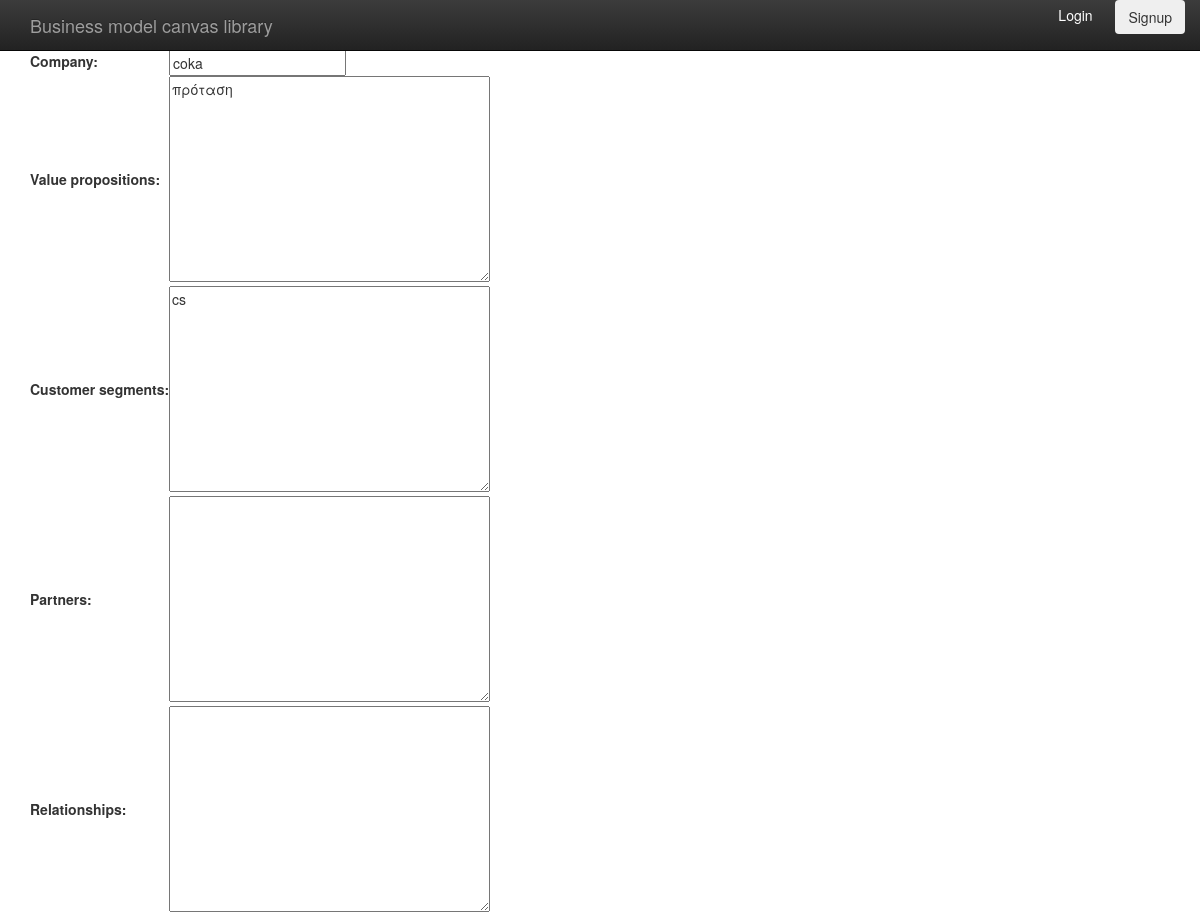
Page /canvas/1/update (upper part) on the earlier database version.
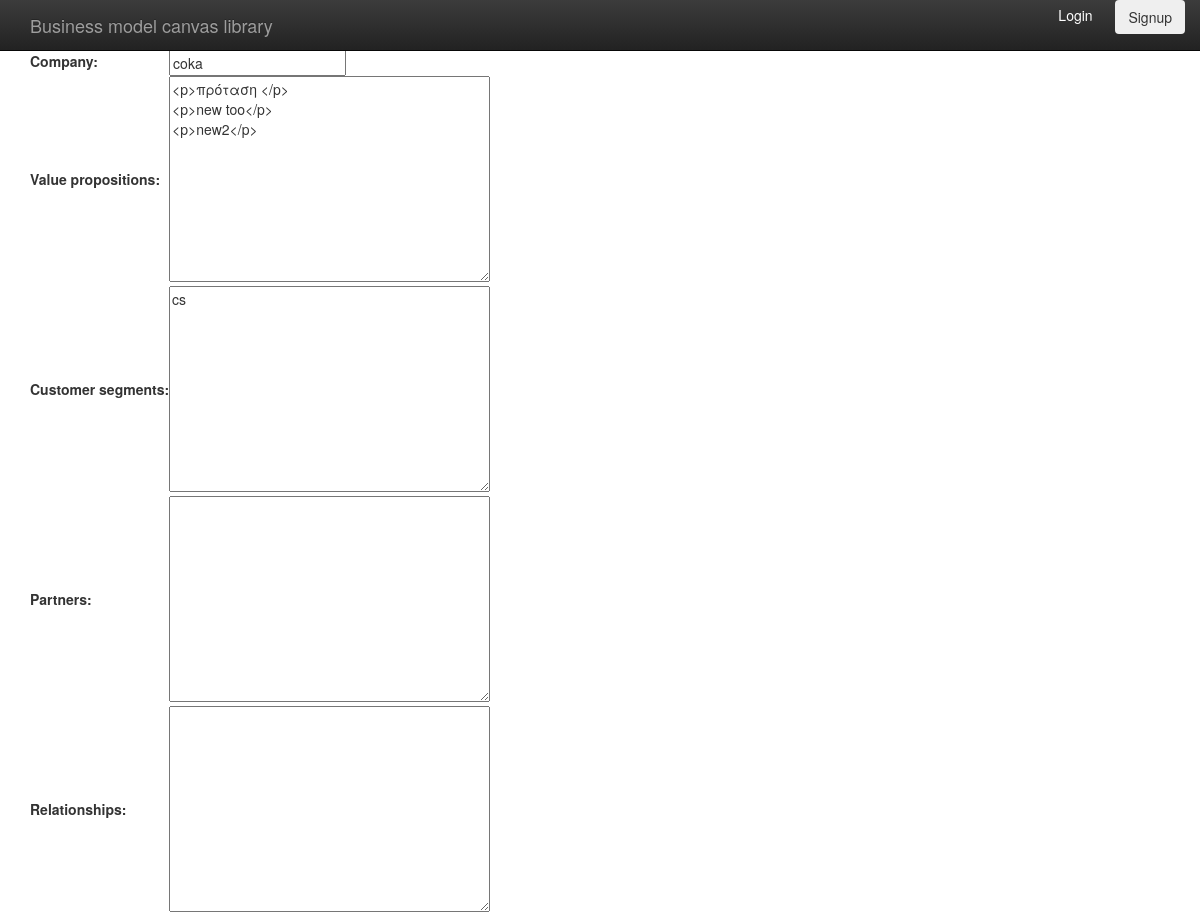
Same page on the later database version.
### app/models.py (models this page shows, shortened)
class Canvas(models.Model):
    l = 200
    company = models.CharField(max_length=30)
    originalauthor = models.ForeignKey(User)
    upvotes = models.IntegerField(default=0)
    downvotes = models.IntegerField(default=0)
    value_propositions = models.TextField(blank=True)
    customer_segments = models.TextField(blank=True)
    partners = models.TextField(blank=True)
    relationships = models.TextField(blank=True)
    channels = models.TextField(blank=True)
    activities = models.TextField(blank=True)
    resources = models.TextField(blank=True)
    revenue = models.TextField(blank=True)
    cost = models.TextField(blank=True)
    description = models.TextField(blank=True)
    logo = models.ImageField(upload_to='documents/%Y/%m/%d')

### app/views.py (the view)
# urls.py: url(r'canvas/(?P<pk>[0-9]+)/update$', CanvasUpdate.as_view(), name='canvas-update'),
class CanvasUpdate(UpdateView):
    model = Canvas
    fields = ['company','value_propositions','customer_segments',
              'partners','relationships','channels','activities',
              'resources','revenue','cost', 'description', 'logo']

### templates/app/canvas_form.html (shortened to what this page needs)
{% extends "base.html" %}
{% block content %}
<form action="" method="post">{% csrf_token %}
    <table>
        {{ form.as_table }}
    </table>
</form>
{% endblock %}

### templates/base.html (shortened to what this page needs)
<!doctype html>
 <html class="no-js" lang="">
    <head>
        <link rel="stylesheet" href="https://maxcdn.bootstrapcdn.com/bootstrap/3.3.5/css/bootstrap.min.css">
        <link rel="stylesheet" href="http://maxcdn.bootstrapcdn.com/bootstrap/3.3.5/css/bootstrap-theme.min.css">
	</head>
	<body>
		<nav class="navbar navbar-inverse navbar-fixed-top" role="navigation">
		  <div class="container">
			<div class="navbar-header">
			  <a class="navbar-brand" href="#">Business model canvas library</a>
			</div>
			<div id="navbar" class="navbar-collapse collapse">
			  <div class="navbar-right">
				<a href="#" style="color: white; padding-right: 0.5cm;">Login</a>
				<button type="button" class="btn btn-success-outline">Signup</button>
			  </div>
			</div>
		  </div>
		</nav>
		<div class="container">
		  {% block content %}{% endblock %}
		</div>
	</body>
</html>

### templates/base.html (style rules this page uses)
body { padding-top: 50px; padding-bottom: 20px; }

Differences in the rows shown:
changed Canvas "coka": value_propositions "πρόταση" → "<p>πρόταση </p> <p>new too</p> <p>new2</p>"
